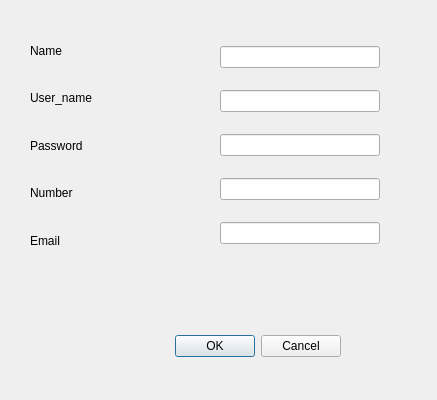
<?xml version="1.0" encoding="UTF-8"?>
<ui version="4.0">
 <class>change</class>
 <widget class="QDialog" name="change">
  <property name="geometry">
   <rect>
    <x>0</x>
    <y>0</y>
    <width>437</width>
    <height>400</height>
   </rect>
  </property>
  <property name="windowTitle">
   <string>Dialog</string>
  </property>
  <widget class="QWidget" name="verticalLayoutWidget_2">
   <property name="geometry">
    <rect>
     <x>220</x>
     <y>30</y>
     <width>160</width>
     <height>231</height>
    </rect>
   </property>
   <layout class="QVBoxLayout" name="verticalLayout_2">
    <item>
     <widget class="QLineEdit" name="name"/>
    </item>
    <item>
     <widget class="QLineEdit" name="username"/>
    </item>
    <item>
     <widget class="QLineEdit" name="pass"/>
    </item>
    <item>
     <widget class="QLineEdit" name="number"/>
    </item>
    <item>
     <widget class="QLineEdit" name="email"/>
    </item>
   </layout>
  </widget>
  <widget class="QWidget" name="verticalLayoutWidget">
   <property name="geometry">
    <rect>
     <x>30</x>
     <y>30</y>
     <width>160</width>
     <height>231</height>
    </rect>
   </property>
   <layout class="QVBoxLayout" name="verticalLayout">
    <item>
     <widget class="QLabel" name="label_2">
      <property name="text">
       <string>Name</string>
      </property>
     </widget>
    </item>
    <item>
     <widget class="QLabel" name="label_4">
      <property name="text">
       <string>User_name</string>
      </property>
     </widget>
    </item>
    <item>
     <widget class="QLabel" name="label_5">
      <property name="text">
       <string>Password</string>
      </property>
     </widget>
    </item>
    <item>
     <widget class="QLabel" name="label_3">
      <property name="text">
       <string>Number</string>
      </property>
     </widget>
    </item>
    <item>
     <widget class="QLabel" name="label">
      <property name="text">
       <string>Email</string>
      </property>
     </widget>
    </item>
   </layout>
  </widget>
  <widget class="QDialogButtonBox" name="buttonBox">
   <property name="geometry">
    <rect>
     <x>0</x>
     <y>330</y>
     <width>341</width>
     <height>32</height>
    </rect>
   </property>
   <property name="orientation">
    <enum>Qt::Horizontal</enum>
   </property>
   <property name="standardButtons">
    <set>QDialogButtonBox::Cancel|QDialogButtonBox::Ok</set>
   </property>
  </widget>
 </widget>
 <resources/>
 <connections/>
</ui>
